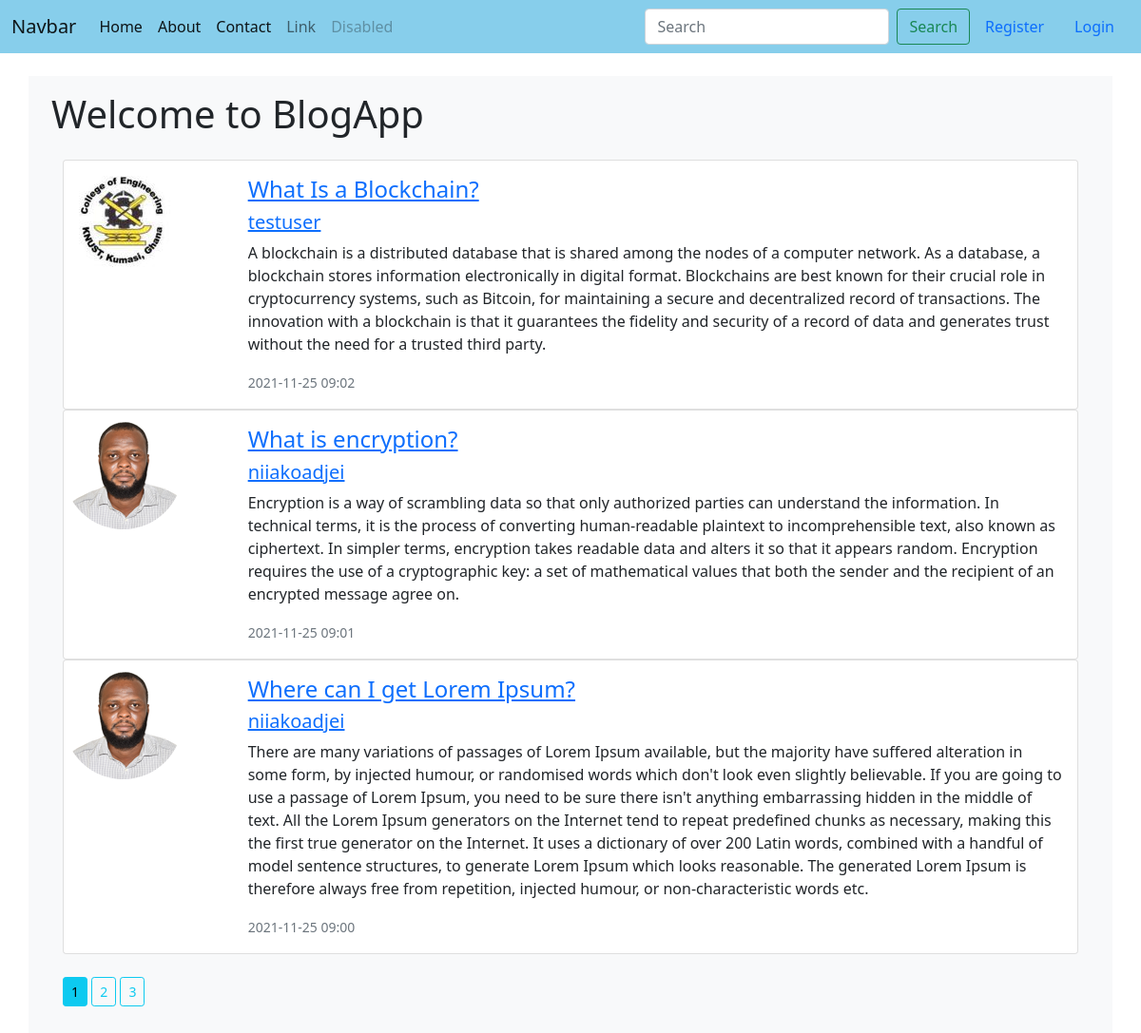
/home/, run on the app's committed database.
### blogapp/models.py (models this page shows, shortened)
class Post(db.Model):
    id = db.Column(db.Integer, primary_key=True)
    title =  db.Column(db.String(100), nullable=False)
    date_posted = db.Column(db.DateTime, nullable=False, default=datetime.utcnow)
    content = db.Column(db.Text, nullable=False)
    user_id = db.Column(db.ForeignKey('user.id'), nullable=False)

class User(db.Model, UserMixin):
    id = db.Column(db.Integer, primary_key=True)
    username =  db.Column(db.String(50), unique=True, nullable=False)
    email =  db.Column(db.String(50), unique=True, nullable=False)
    image_file = db.Column(db.String(20), default='default.jpeg')
    password = db.Column(db.String(100), nullable=False)
    date_created = db.Column(db.DateTime, nullable=False, default=datetime.utcnow())
    posts = db.relationship('Post', backref='author', lazy=True)

### blogapp/routes.py (the view)
@app.route('/')
@app.route('/home/')
def home():
    page = request.args.get('page', 1, type=int) #==GET THE 1st PAGE TO DISPLAY BLOGS==
    posts = Post.query.order_by(Post.date_posted.desc()).paginate(page=page, per_page=3)
    return render_template('home.html',posts=posts)

### blogapp/templates/home.html (shortened to what this page needs)
{% extends 'base.html' %}
{% block content %}
<h1>Welcome to BlogApp</h1>
<div class="container pt-3 pb-3">
  {% for post in posts.items %}
  <div class="card mb-12 ">
    <div class="row g-0">
      <div class="col-md-2" style="align-content: right;">
        <img src="{{ url_for('static', filename='images/' + post.author.image_file) }}" class="img-fluid rounded-circle" alt="{{ post.author.username }}">
      </div>
      <div class="col-md-10">
        <div class="card-body">
          <h4 class="card-title"> <a href="{{ url_for('post', post_id=post.id) }}">{{post.title}}</a> </h4>
          <a href="{{ url_for('user_posts', username=post.author.username) }}"><h5> {{ post.author.username }} </h5></a>
          <p class="card-text">{{post.content}}</p>
          <p class="card-text"><small class="text-muted">{{ post.date_posted.strftime('%Y-%m-%d %H:%M') }}</small></p>
        </div>
      </div>
    </div>
  </div>
  {% endfor %}
  <br>
  {% for page_num in posts.iter_pages(left_edge=1, right_edge=1, left_current=1,right_current=2) %}
    {% if page_num %}
      {% if posts.page == page_num %}
        <a class="btn btn-info btn-sm mb-4" href="{{ url_for('home', page=page_num) }}">{{ page_num }}</a>
      {% else %}
        <a class="btn btn-outline-info btn-sm mb-4" href="{{ url_for('home', page=page_num) }}">{{ page_num }}</a>
      {% endif %}
    {% endif %}
  {% endfor %}
</div>
{% endblock %}

### data on the page
Post: image_file (picture), title "What Is a Blockchain?", author.username "testuser", content "A blockchain is a distributed database that is shared among the nodes of a computer network. As a database, a blockchain stores information electronically in digital format. Blockchains are best known for their crucial role in cryptocurrency systems, such as Bitcoin, for maintaining a secure and decentralized record of transactions. The innovation with a blockchain is that it guarantees the fidelity and security of a record of data and generates trust without the need for a trusted third party.", date_posted "2021-11-25 09:02"
Post: image_file (picture), title "What is encryption?", author.username "niiakoadjei", content "Encryption is a way of scrambling data so that only authorized parties can understand the information. In technical terms, it is the process of converting human-readable plaintext to incomprehensible text, also known as ciphertext. In simpler terms, encryption takes readable data and alters it so that it appears random. Encryption requires the use of a cryptographic key: a set of mathematical values that both the sender and the recipient of an encrypted message agree on.", date_posted "2021-11-25 09:01"
Post: image_file (picture), title "Where can I get Lorem Ipsum?", author.username "niiakoadjei", content "There are many variations of passages of Lorem Ipsum available, but the majority have suffered alteration in some form, by injected humour, or randomised words which don't look even slightly believable. If you are going to use a passage of Lorem Ipsum, you need to be sure there isn't anything embarrassing hidden in the middle of text. All the Lorem Ipsum generators on the Internet tend to repeat predefined chunks as necessary, making this the first true generator on the Internet. It uses a dictionary of over 200 Latin words, combined with a handful of model sentence structures, to generate Lorem Ipsum which looks reasonable. The generated Lorem Ipsum is therefore always free from…", date_posted "2021-11-25 09:00"

### other printed values
{{ page_num }} "1"
{{ page_num }} "2" "3"
